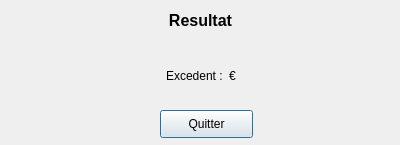
<?xml version="1.0" encoding="UTF-8"?>
<ui version="4.0">
 <class>Resultat</class>
 <widget class="QDialog" name="Resultat">
  <property name="geometry">
   <rect>
    <x>0</x>
    <y>0</y>
    <width>400</width>
    <height>145</height>
   </rect>
  </property>
  <property name="windowTitle">
   <string>Résultat</string>
  </property>
  <property name="windowIcon">
   <iconset>
    <normaloff>../ressources/logo.png</normaloff>../ressources/logo.png</iconset>
  </property>
  <property name="modal">
   <bool>true</bool>
  </property>
  <widget class="QLabel" name="titre">
   <property name="geometry">
    <rect>
     <x>120</x>
     <y>10</y>
     <width>161</width>
     <height>21</height>
    </rect>
   </property>
   <property name="font">
    <font>
     <pointsize>12</pointsize>
     <weight>75</weight>
     <bold>true</bold>
    </font>
   </property>
   <property name="text">
    <string>Resultat</string>
   </property>
   <property name="alignment">
    <set>Qt::AlignCenter</set>
   </property>
  </widget>
  <widget class="QWidget" name="gridLayoutWidget">
   <property name="geometry">
    <rect>
     <x>10</x>
     <y>50</y>
     <width>381</width>
     <height>51</height>
    </rect>
   </property>
   <layout class="QGridLayout" name="gridLayout">
    <item row="0" column="2">
     <widget class="QLabel" name="valeurLabel">
      <property name="text">
       <string>€</string>
      </property>
     </widget>
    </item>
    <item row="0" column="3">
     <spacer name="horizontalSpacer2">
      <property name="orientation">
       <enum>Qt::Horizontal</enum>
      </property>
      <property name="sizeHint" stdset="0">
       <size>
        <width>40</width>
        <height>20</height>
       </size>
      </property>
     </spacer>
    </item>
    <item row="0" column="0">
     <spacer name="horizontalSpacer1">
      <property name="orientation">
       <enum>Qt::Horizontal</enum>
      </property>
      <property name="sizeHint" stdset="0">
       <size>
        <width>40</width>
        <height>20</height>
       </size>
      </property>
     </spacer>
    </item>
    <item row="0" column="1">
     <widget class="QLabel" name="ExcedentDeficitLabel">
      <property name="text">
       <string>Excedent :</string>
      </property>
     </widget>
    </item>
   </layout>
  </widget>
  <widget class="QPushButton" name="QuitterPushButton">
   <property name="geometry">
    <rect>
     <x>160</x>
     <y>110</y>
     <width>93</width>
     <height>28</height>
    </rect>
   </property>
   <property name="text">
    <string>Quitter</string>
   </property>
  </widget>
 </widget>
 <resources/>
 <connections>
  <connection>
   <sender>QuitterPushButton</sender>
   <signal>clicked()</signal>
   <receiver>Resultat</receiver>
   <slot>reject()</slot>
   <hints>
    <hint type="sourcelabel">
     <x>199</x>
     <y>124</y>
    </hint>
    <hint type="destinationlabel">
     <x>280</x>
     <y>97</y>
    </hint>
   </hints>
  </connection>
 </connections>
</ui>
